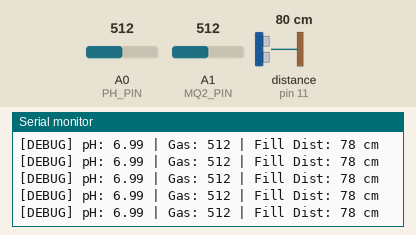
Simulated run of this sketch. Board: Arduino Uno, built with avr-gcc and run on an emulated ATmega328P. Parts: the last lines printed to the serial monitor. Wiring (inferred from the names in the program): ultrasonic range finder: trigger pin 10; echo pin 11. Inputs (shaded band) come from the test bench; at power-on: A1 (MQ2_PIN) = 512, A0 (PH_PIN) = 512, distance to the obstacle (sensor on pin 11) 80 cm. The echo pulse lasts 58.3 µs per cm.

Above: at 9.7 s.
9.8 s: A1 (MQ2_PIN) set to 107
At 11.6 s:
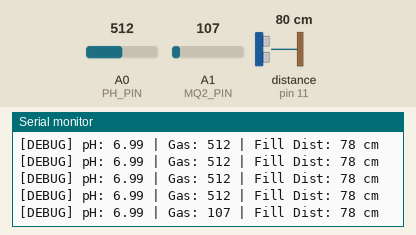
14.2 s: A1 (MQ2_PIN) set to 89
At 15.1 s:
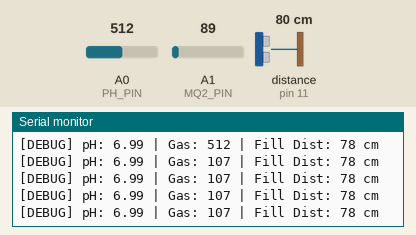
Timing chart, 0 to 17.2 s (numbered marks = the images above; inputs shaded):
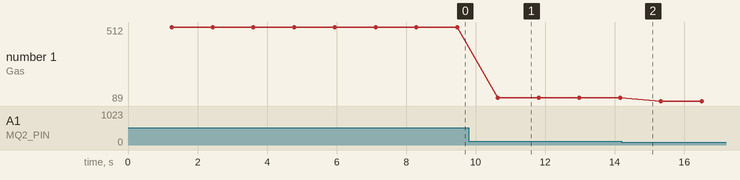

Measured:
- after the input at 9.8 s, the serial monitor: prints a new line after 0.84 s (image 1)
- plotted number 1: 512 → 107 after the input at 9.8 s, 107 → 89 after the input at 14.2 s

The sketch:

gau_prahari_sensors.ino
```cpp
/*
 * =====================================================================
 * GAU-PRAHARI ARDUINO HARDWARE TELEMETRY FIRMWARE
 * =====================================================================
 * Pin Connections:
 *   - pH Sensor Analog Out      -> Arduino A0
 *   - MQ-2 Gas Sensor Analog Out-> Arduino A1
 *   - HC-SR04 Ultrasonic TRIG   -> Arduino Pin 10
 *   - HC-SR04 Ultrasonic ECHO   -> Arduino Pin 11
 *   - HC-05 Bluetooth TX        -> Arduino Pin 8 (SoftwareSerial RX)
 *   - HC-05 Bluetooth RX        -> Arduino Pin 9 (SoftwareSerial TX, via voltage divider)
 *   - VCC                       -> 5V
 *   - GND                       -> GND
 * =====================================================================
 */

#include <SoftwareSerial.h>

// -------- PIN DEFINITIONS --------
#define PH_PIN    A0
#define MQ2_PIN   A1
#define TRIG_PIN  10
#define ECHO_PIN  11
#define BT_RX_PIN 8   // Arduino D8 <- HC-05 TX
#define BT_TX_PIN 9   // Arduino D9 -> HC-05 RX (Voltage Divider recommended)

SoftwareSerial BT(BT_RX_PIN, BT_TX_PIN);

// Calibration offsets
const float PH_SLOPE = 3.5;       // Standard pH sensor scale factor
const float PH_OFFSET = 0.0;      // Adjust if baseline differs

void setup() {
  Serial.begin(9600);
  BT.begin(9600);

  pinMode(TRIG_PIN, OUTPUT);
  pinMode(ECHO_PIN, INPUT);
  pinMode(PH_PIN, INPUT);
  pinMode(MQ2_PIN, INPUT);

  Serial.println(F("============================================"));
  Serial.println(F("  Gau-Prahari Hardware Sensor Rig Online    "));
  Serial.println(F("============================================"));

  BT.println(F("{\"status\":\"online\",\"device\":\"Gau-Prahari-HC05\"}"));
  delay(1000);
}

// -------- SENSOR READ FUNCTIONS --------

// 1. Physical pH Sensor (Average of 10 ADC samples for noise reduction)
float readPhysicalPH() {
  long sum = 0;
  for (int i = 0; i < 10; i++) {
    sum += analogRead(PH_PIN);
    delay(10);
  }
  float avgAdc = (float)sum / 10.0;
  float voltage = (avgAdc * 5.0) / 1023.0;

  // Convert voltage to pH
  float calculatedPH = 7.0 + ((2.5 - voltage) * PH_SLOPE) + PH_OFFSET;

  // Constrain to physical bounds
  if (calculatedPH < 0.0) calculatedPH = 0.0;
  if (calculatedPH > 14.0) calculatedPH = 14.0;

  return calculatedPH;
}

// 2. MQ-2 Gas & Spoilage Sensor
int readPhysicalGas() {
  long sum = 0;
  for (int i = 0; i < 5; i++) {
    sum += analogRead(MQ2_PIN);
    delay(5);
  }
  return sum / 5; // Raw ADC 0 - 1023
}

// 3. HC-SR04 Ultrasonic Distance Sensor (cm)
int readPhysicalDistance() {
  digitalWrite(TRIG_PIN, LOW);
  delayMicroseconds(2);
  digitalWrite(TRIG_PIN, HIGH);
  delayMicroseconds(10);
  digitalWrite(TRIG_PIN, LOW);

  long duration = pulseIn(ECHO_PIN, HIGH, 30000); // 30ms timeout (~5m max)
  if (duration == 0) {
    return 999; // Out of range or sensor disconnected
  }

  int distanceCm = duration * 0.034 / 2;
  return distanceCm;
}

// -------- MAIN LOOP --------
void loop() {
  // Read actual live hardware sensors
  float livePH = readPhysicalPH();
  int liveGas = readPhysicalGas();
  int liveDist = readPhysicalDistance();

  // 1. Output human-readable debug info to Arduino IDE Serial Monitor
  Serial.print(F("[DEBUG] pH: "));
  Serial.print(livePH, 2);
  Serial.print(F(" | Gas: "));
  Serial.print(liveGas);
  Serial.print(F(" | Fill Dist: "));
  Serial.print(liveDist);
  Serial.println(F(" cm"));

  // 2. Transmit structured telemetry over Bluetooth (HC-05) to Gau-Prahari Flutter App
  BT.print(F("{\"ph\":"));
  BT.print(livePH, 2);
  BT.print(F(",\"gas\":"));
  BT.print(liveGas);
  BT.print(F(",\"distance\":"));
  BT.print(liveDist);
  BT.println(F("}"));

  // Transmit at 1 Hz (every 1000ms)
  delay(1000);
}
```
